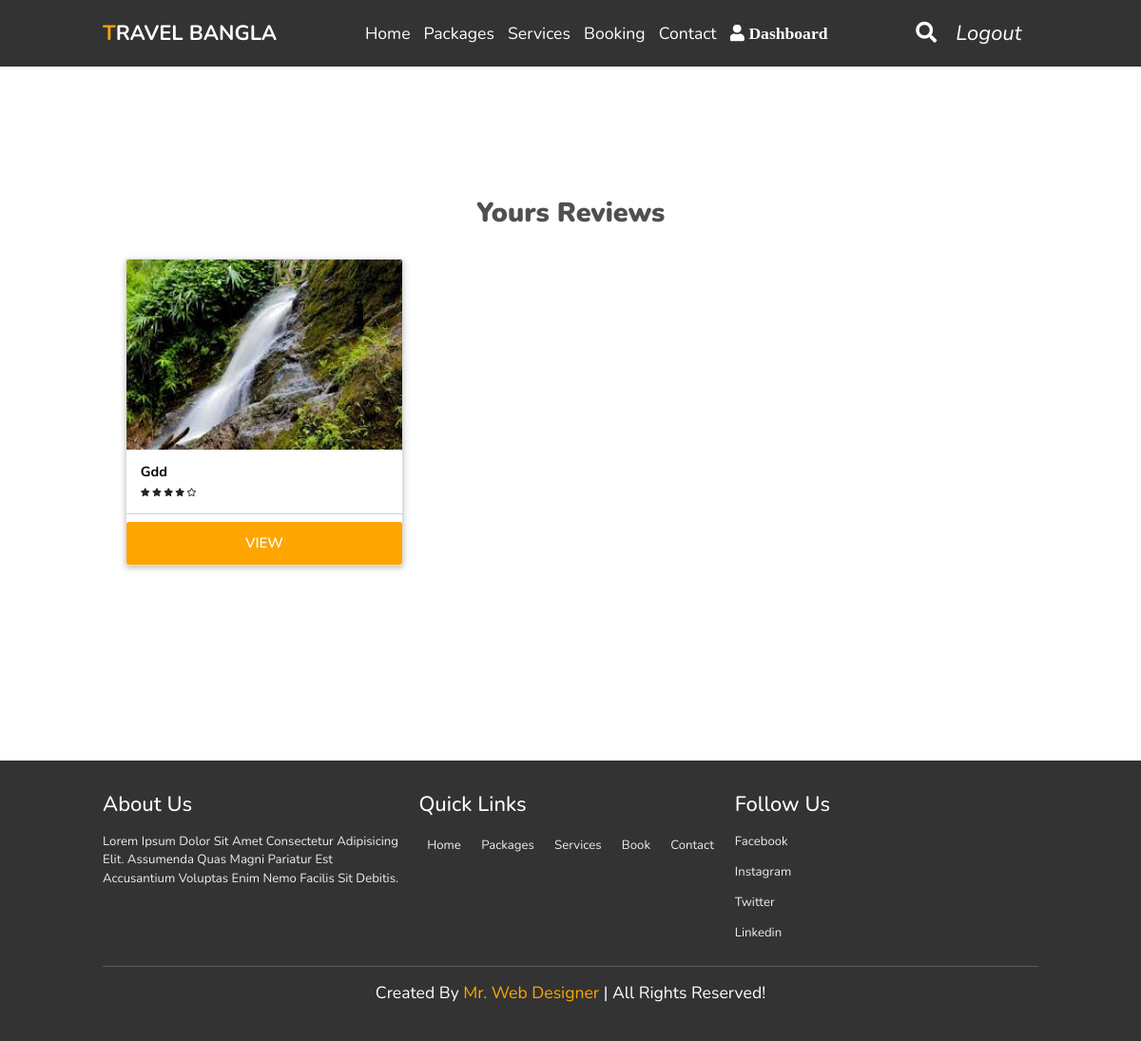
The page /user_rating/ (signed in) on the database its author committed.
### home/models.py (models this page shows, shortened)
class Review(models.Model):
    district_place = models.ForeignKey(District_specific_place, on_delete=models.CASCADE)
    name = models.ForeignKey(User, on_delete=models.CASCADE)
    user_profile = models.ForeignKey(UserInfo, on_delete=models.CASCADE)
    description = models.TextField(max_length=500 , null=True)
    rating_place = models.IntegerField(null=True)

class District_specific_place(models.Model):
    name = models.ForeignKey(Tour_place, on_delete=models.CASCADE)
    image = models.ImageField(upload_to = "images")
    District_place_name = models.CharField(max_length=50)
    description = models.TextField()
    RATING_RANGE = (
        (1, '1'),
        (2, '2'),
        (3, '3'),
        (4, '4'),
        (5, '5'),
    )
    ratings =models.IntegerField(choices=RATING_RANGE,)
    price = models.IntegerField()

### user/views.py (the view)
# urls.py: path('user_rating/',views.user_rating,name='user_rating'),
@login_required
def user_rating(request):
    user_review = Review.objects.filter(name=request.user)
    context={'user_review':user_review}
    return render (request, 'user_rating.html',context)

### user/templates/user_rating.html
{% extends "base.html" %}
{% load static %}
{% load mathfilters %}
{% block content %}
    <link rel="stylesheet" type="text/css" href="{% static 'css/user_rating.css' %}">
    <section class="wrapper">
        <div class="container-fostrap">
            <div>
                <h1 class="heading">
                    Yours Reviews
                </h1>
            </div>
            <div class="content">
                <div class="container">
                    <div class="row">
                        <div class="col-xs-12 col-sm-4">
                            {% for i in user_review %}
                            <div class="card">
                                <a class="img-card" href="">
                                <img src="{{i.district_place.image.url}}" />
                              </a>
                                <div class="card-content">
                                    <h4 class="card-title">
                                        <a href=""> {{i.description}}
                                      </a>
                                    </h4>
                                    <div class="stars">
                                        {% with ''|center:i.rating_place as emon %}
                                            {% for _ in emon %}
                                                <i class="fas fa-star"></i>
                                            {% endfor %}
                                        {% endwith %}
                                        {% with rest=5|sub:i.rating_place %}
                                            {% with ''|center:rest as range %}
                                                {% for _ in range %}
                                                    <i class="far fa-star"></i>
                                                {% endfor %}
                                            {% endwith %}
                                        {% endwith %}
                                    </div>
                                </div>
                                <div class="card-read-more">
                                    <a href="{% url 'place_details' i.district_place.pk %}" class="btn btn-link btn-block">
                                        view
                                    </a>
                                </div>
                            </div>
                        </div>
                        {% endfor %}
                    </div>
                </div>
            </div>
        </div>
    </section>
{% endblock content %}

### home/static/css/style.css (style rules this page uses)
:root { --orange:#ffa500; }
* { font-family: 'Nunito', sans-serif; margin:0; padding:0; box-sizing: border-box; text-transform: capitalize; outline: none; border:none; text-decoration: none; transition: all .2s linear; }
html { font-size: 62.5%; overflow-x: hidden; scroll-padding-top: 6rem; scroll-behavior: smooth; }
section { padding:2rem 9%; }
.heading { text-align: center; padding:2.5rem 0 }
.btn { display: inline-block; margin-top: 1rem; background:var(--orange); color:#fff; padding:.8rem 3rem; border:.2rem solid var(--orange); cursor: pointer; font-size: 1.7rem; }
@media (max-width:1200px) { html { font-size: 55%; } }

### home/static/css/user_rating.css (style rules this page uses)
html, body { -moz-box-sizing: border-box; box-sizing: border-box; height: 100%; width: 100%; background: #FFF; font-family: 'Roboto', sans-serif; font-weight: 400; }
.wrapper { display: table; height: 100%; width: 100%; }
.container-fostrap { display: table-cell; padding: 1em; text-align: center; vertical-align: middle; }
h1.heading { color: #fff; font-size: 1.15em; font-weight: 900; margin: 0 0 0.5em; color: #505050; }
@media (min-width: 450px) { h1.heading { font-size: 3.55em; } }
@media (min-width: 760px) { h1.heading { font-size: 3.05em; } }
@media (min-width: 900px) { h1.heading { font-size: 3.25em; margin: 0 0 0.3em; } }
.card { display: block; margin-bottom: 20px; line-height: 1.42857143; background-color: #fff; border-radius: 2px; box-shadow: 0 2px 5px 0 rgba(0,0,0,0.16),0 2px 10px 0 rgba(0,0,0,0.12); transition: box-shadow .25s; }
.img-card { width: 100%; height:200px; border-top-left-radius:2px; border-top-right-radius:2px; display:block; overflow: hidden; }
.img-card img { width: 100%; height: 200px; object-fit:cover; transition: all .25s ease; }
.card-content { padding:15px; text-align:left; }
.card-title { margin-top:0px; font-weight: 700; font-size: 1.65em; }
.card-title a { color: #000; text-decoration: none !important; }
.card-read-more { border-top: 1px solid #D4D4D4; }
.card-read-more a { text-decoration: none !important; padding:10px; font-weight:600; text-transform: uppercase }

### rows shown on the page
Review: district_place.image (picture), description "Gdd", rating_place 4 (drawn)
